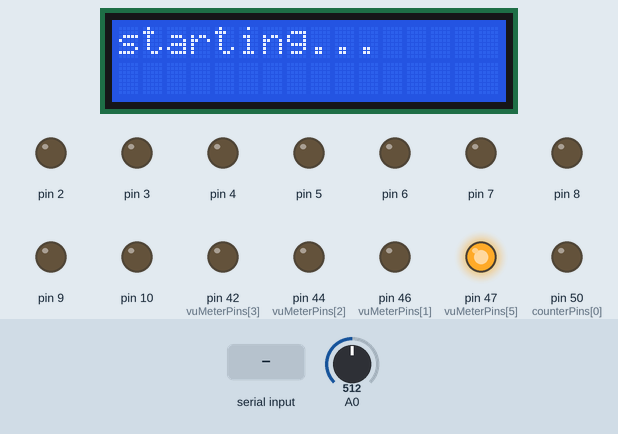
The sketch below on a simulated Arduino Mega 2560, built with avr-gcc and run on an emulated ATmega2560. Parts: 16×2 character LCD, output pins drawn as LEDs (lit = HIGH). The inputs (shaded band) are chosen by the test bench; at power-on: A0 = 512. What the sketch prints to the serial monitor is not drawn.

Above: at 1.2 s.
1.3 s: "beat:1\n" received over Serial
At 2.3 s:
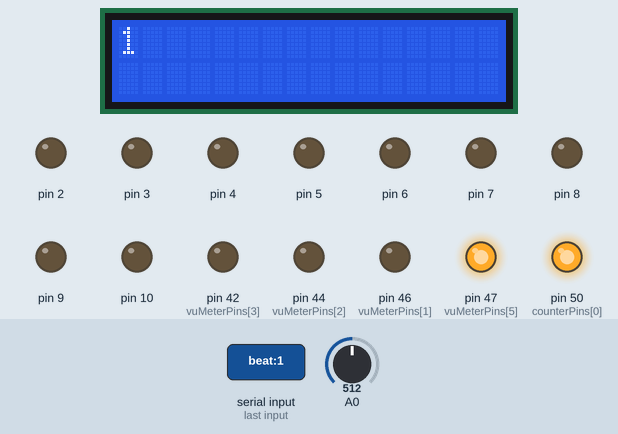
2.8 s: "beat\n" received over Serial
At 3.9 s:
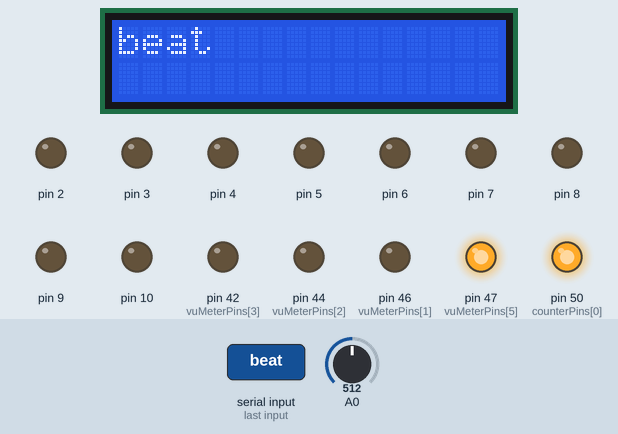
4.3 s: "setColor\n" received over Serial
At 5.2 s:
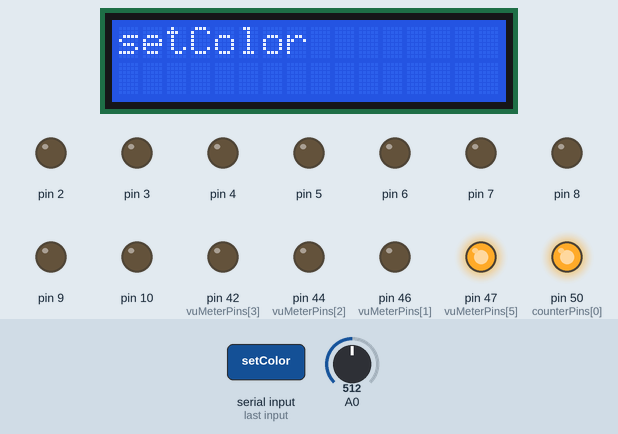
5.8 s: "beatDistance\n" received over Serial
At 6.5 s:
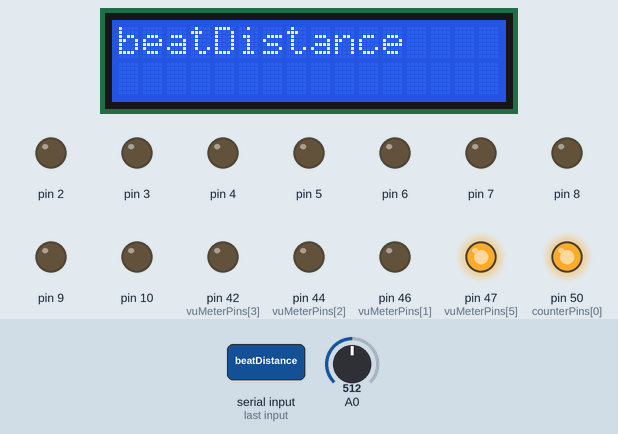
7.3 s: "colorCount\n" received over Serial
At 8.5 s:
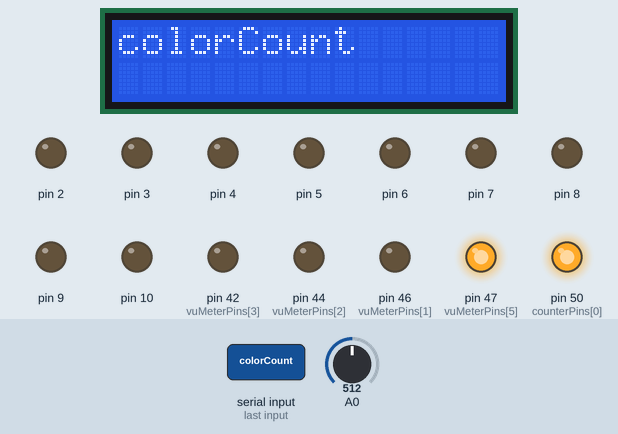
8.8 s: ">\n" received over Serial
At 9.6 s:
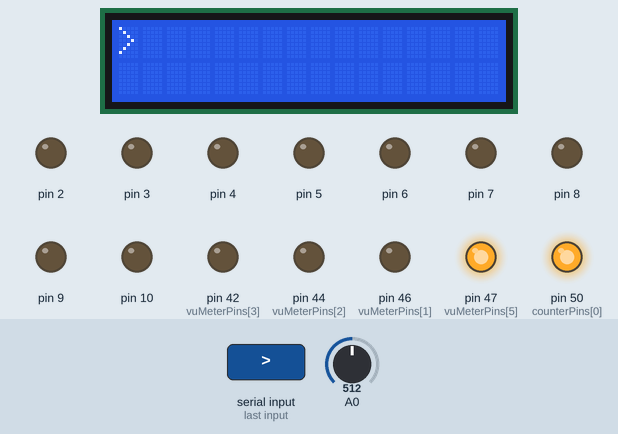
Timing chart, 0 to 11.3 s (numbered marks = the images above; inputs shaded):
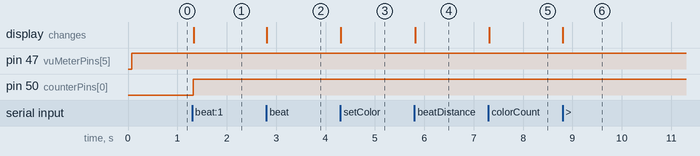

Measured:
- after the input at 1.3 s, pin 50 (counterPins[0]): LOW → HIGH at once; the display: changes at once (image 1)
- after the input at 2.8 s, the display: changes at once (image 2)
- after the input at 4.3 s, the display: changes at once (image 3)
- after the input at 5.8 s, the display: changes at once (image 4)
- after the input at 7.3 s, the display: changes at once (image 5)
- after the input at 8.8 s, the display: changes at once (image 6)

The sketch:

Light_Controller-Driver_3.0.ino.ino
```cpp
#include <LiquidCrystal_I2C.h>

#include <TimedAction.h>

class Light {

  public:
    int lightNumber;
    int colorCount;
    int currentColorNumber = 1;
    bool fadeIn;
    bool fadeOut;

    Light(int number) {
      lightNumber = number;
      void(*functions[]) = {fadeCallToLight1, fadeCallToLight2, fadeCallToLight3, fadeCallToLight4};
      fadeOutTimer = TimedAction(1, functions[number - 1]);
    }

    void connect(int redPin, int greenPin, int bluePin){
      pinMode(redPin, OUTPUT);
      pinMode(greenPin, OUTPUT);
      pinMode(bluePin, OUTPUT);
      colorPins[0] = redPin;
      colorPins[1] = greenPin;
      colorPins[2] = bluePin;
    }

    void attachMotors(int xPin, int yPin){

    }

    void setRed(int value) {
      if(brightness > 50) value = map(brightness, 50, 100, value, 255);
      else value = map(brightness, 0, 50, 0, value);
      int voltage = map(value, 0, 255, 0, 130);
      analogWrite(colorPins[0], voltage);
    }

    void setGreen(int value) {
      if(brightness > 50) value = map(brightness, 50, 100, value, 255);
      else value = map(brightness, 0, 50, 0, value);
      int voltage = map(value, 0, 255, 0, 130);
      analogWrite(colorPins[1], voltage);
    }

    void setBlue(int value) {
      if(brightness > 50) value = map(brightness, 50, 100, value, 255);
      else value = map(brightness, 0, 50, 0, value);
      int voltage = map(value, 0, 255, 0, 130);
      analogWrite(colorPins[2], voltage);
    }

    void setBrightness(int value) {
      brightness = value;
    }

   void updateColors(int colors[8][3]){
    for(int i = 0; i < 8; i++){
      memcpy(lightColors[i], colors[i], 8);
    }/*
      Serial.println("-color:" + String(lightColors[0][1]) +
      String(lightColors[0][1]) + String(lightColors[0][2]));
      Serial.println("-color:" + String(lightColors[1][1]) +
      String(lightColors[1][1]) + String(lightColors[1][2]));*/
   }

   void updateColor(int colorNumber, int values[3]){
    // lightColors[colorNumber][1] = values[1];
    // lightColors[colorNumber][0] = values[0];
     //lightColors[colorNumber][2] = values[2];
      for(int i = 0; i < 3; i++) lightColors[colorNumber][i] = values[i];
   }

    void nextColor() {
      extern int beatDistance;
      if((beatSpeed > 0) || (!twoBeatLimiter)) currentColorNumber++;
      twoBeatLimiter = !twoBeatLimiter;
      if(currentColorNumber > colorCount) currentColorNumber = 1;
      showColor();
     /* int colorIndex = currentColorNumber - 1;
      int colors[3];
      for(int i = 0; i < 3; i++){
        if(brightness > 50) colors[i] = map(brightness, 50, 100, lightColors[colorIndex][i], 255);
        else colors[i] = map(brightness, 0, 50, 0, lightColors[colorIndex][i]);
        if((beatSpeed > 0) || (!twoBeatLimiter)) fadeColors[i] = colors[i];
      }*/
      /* if(beatDistance > 300) {
         float colorChangesCount = pow(2, beatSpeed - 1);
         if(beatSpeed == 0) colorChangesCount = 0.5;
         extern int beatDistance;
         for(int i = 0; i < 3; i++) {
          int nextValue = fadeIn ? lightColors[currentColorNumber % colorCount][i] : 0;
          fadeColorFactor[i] = (nextValue - fadeColors[i]) / beatDistance * 15.0 * colorChangesCount;
         }
       }*/
  //  Serial.println("-lights:" + String(lightNumber) + ">" + colors[0] +
  //  "|" + colors[1] + "|" + colors[2]);
    }

    static void invokeNextColor1(){
      extern Light light[];
      light[0].nextColor();
      light[0].colorChangeCount++;
    }

     static void invokeNextColor2(){
      extern Light light[];
      light[1].nextColor();
      light[1].colorChangeCount++;
    }

    static void invokeNextColor3(){
      extern Light light[];
      light[2].nextColor();
      light[2].colorChangeCount++;
    }

    static void invokeNextColor4(){
      extern Light light[];
      light[3].nextColor();
      light[3].colorChangeCount++;
    }

    TimedAction fadeOutTimer = TimedAction(100000, invokeNextColor1);
    TimedAction delayColorTimer = TimedAction(100000, invokeNextColor1);

    boolean checkSpeed() {
      if(beatSpeed > 1) {
        extern int beatDistance;
        if(beatDistance > 300) {
          int count = pow(2, beatSpeed - 1);
          void(*function[]) = {invokeNextColor1, invokeNextColor2, invokeNextColor3, invokeNextColor4};
          int delayTime = beatDistance / count;
          delayColorTimer = TimedAction(delayTime, function[lightNumber - 1]);
          colorChangeCount = 0;
          return true;
        }
      }
       return false;
    }

    void setLightSpeed(int lightSpeed) {
      twoBeatLimiter = lightSpeed == 0;
      beatSpeed = lightSpeed;
    }

    void showColor() {
      extern int beatDistance;
      if(!fadeOut) {
        int colorIndex = currentColorNumber - 1;
        setRed(lightColors[colorIndex][0]);
        setGreen(lightColors[colorIndex][1]);
        setBlue(lightColors[colorIndex][2]);
      }
     /* else if(beatDistance > 300) fadeOutTimer.check();
      if(beatSpeed > 1) {
        int count = pow(2, beatSpeed - 1) - 1;
        if(colorChangeCount <= count) delayColorTimer.check();
      }*/
    }


  private:

    int brightness = 50;
    int colorPins[3];
    int lightColors[8][3];
    int beatSpeed = 1;
    int colorChangeCount;
    float fadeColors[3];
    float fadeColorFactor[3];
    bool twoBeatLimiter;

   void nextFadeOutValue() {
     for(int i = 0; i < 3; i++){
       if(i == 0) setRed(fadeColors[0]);
       else if(i == 1) setGreen(fadeColors[1]);
       else setBlue(fadeColors[2]);
       if(fadeColors[i] > 0) fadeColors[i] += fadeColorFactor[i];
       if(fadeColors[i] < 0) fadeColors[i] = 0;
     }
    }

    static void fadeCallToLight1(){
      extern Light light[];
      light[0].nextFadeOutValue();
    }

     static void fadeCallToLight2(){
      extern Light light[];
      light[1].nextFadeOutValue();
    }

    static void fadeCallToLight3(){
      extern Light light[];
      light[2].nextFadeOutValue();
    }

    static void fadeCallToLight4(){
      extern Light light[];
      light[3].nextFadeOutValue();    }
};

LiquidCrystal_I2C lcd(0x27,16,2);
int counterPins[] = {50, 51, 52, 53};
int vuMeterPins[] = {48, 46, 44, 42, 49, 47};
int audioValues[] = {370, 400, 430, 460, 490, 520};
int currentBeat;
int beatDistance = 500;
bool computerConnected;
String message;

Light light[4] = {(1), (2), (3), (4)};

void setup() {
  lcd.init();
  lcd.backlight();
  for(int pin : counterPins) pinMode(pin, OUTPUT);
  for(int vuPin : vuMeterPins) pinMode(vuPin, OUTPUT);
  lcd.print( "starting...");
  Serial.begin(115200);
  light[0].connect(2, 3, 4);
  light[1].connect(8, 9, 10);
  light[2].connect(5, 6, 7);
}

TimedAction readingThread = TimedAction(10, readAudio);
TimedAction performingThread = TimedAction(1, performAction);

void loop() {
  message = "";
  while(Serial.available()) {
      char c = Serial.read();
      message += c;
      delayMicroseconds(100);
  }
  if (message.length() > 0) {
      Serial.println(message);
      if(!computerConnected) {
        computerConnected = true;
        lcd.clear();
        lcd.print("Computer connected");
        Serial.println("-requestColors:all");
      }
      Serial.read();
      String key = message.substring(message.indexOf('-') + 1, message.indexOf(':'));
      String data = message.substring(message.indexOf(':') + 1, message.indexOf('\n'));
      recognizeCommand(key, data);
      //delay(1);
    }
  //performingThread.check();
  readingThread.check();
}

void performAction() {
}

void recognizeCommand(String key, String data) {
    lcd.clear();
    lcd.print(data);
    if(key.equals("beat")) {
      int number = data.toInt();
      if(number != 0) onBeat(number);
    }
    else if(key.equals("setColor")) setColor(data);
    else if(key.equals("beatDistance")) beatDistance = data.toInt();
    else if(key.equals("colorCount")) setColorCount(data);
}

void onBeat(int number) {
  currentBeat = number;
  updateAllLights(true);
}

void updateAllLights(boolean beat) {
  Serial.println(currentBeat);
  for(int i = 0; i < 4; i++) {
      digitalWrite(counterPins[i], currentBeat == i+1 ? HIGH : LOW);
      String message = String(counterPins[i]) +" "+ String(i+1) + String(currentBeat);
      Serial.println(message);
  }
  light[0].nextColor();
  light[1].nextColor();
  light[2].nextColor();
  light[3].nextColor();
 /* for(int i = 0; i < 4; i++) {
    if(beat) {
      //if(!light[i].checkSpeed()) light[i].nextColor();
      light[i].nextColor();
    }
    //else light[i].showColor();
   // delay(10);
  }*/
}

void setColor(String data) {
  int lightNumber = data.substring(0, data.indexOf(",")).toInt();
  int colorNumber = data.substring(data.indexOf(",") + 1, data.indexOf(">")).toInt();
  int r = data.substring(data.indexOf(">") + 1, data.indexOf("/")).toInt();
  int g = data.substring(data.indexOf("/") + 1, data.lastIndexOf("/")).toInt();
  int b = data.substring(data.lastIndexOf("/") + 1).toInt();
  int values[] = {r, g, b};
  light[lightNumber].updateColor(colorNumber, values);
}

void setColorCount(String data) {
  int number = 0;
  int index = 0;
  for(int i = 0; i < sizeof(data) + 2; i++) {
    if(data.substring(i, i+1).equals("/")){
      int count = data.substring(index, i).toInt();
      light[number].colorCount = count;
      index = i + 1;
      number++;
      Serial.println("-" + String(count) + ":" + "*");
    }
  }
}

void readAudio() {
  int input = analogRead(A0);
  int progress = map(input, 380, 510, 100, 0);
  String message = "-audio:" + String(progress);
  Serial.println(message);
  for(int i = 0; i < sizeof(vuMeterPins) / sizeof(vuMeterPins[0]); i++) {
     digitalWrite(vuMeterPins[i], input < audioValues[i] ? HIGH : LOW);
  }
}
```
